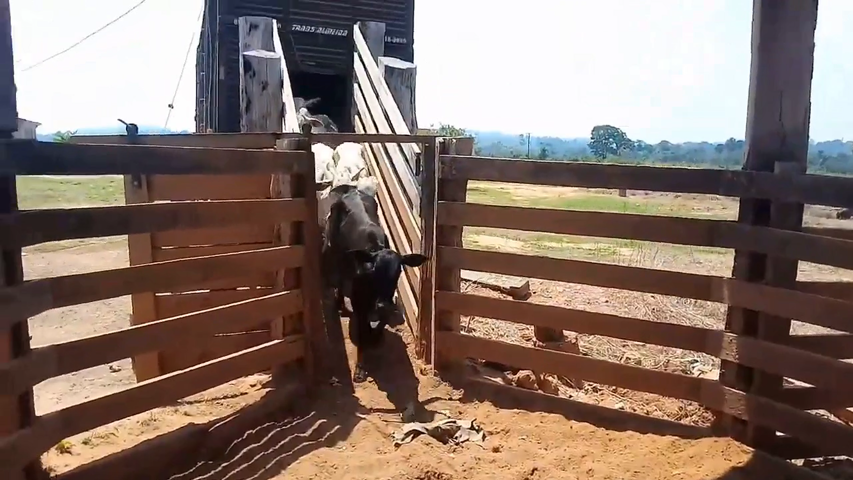
#> input picture images/gadoP/100.png, 853 x 480 px; its folder holds only this picture in this run
$ jupyter execute --allow-errors visaoClassica-7.ipynb
#> lines starting #> are read from the running program, lines starting #| are printed output that depends on the picture
#> further down, img is the input picture: PIL image 853x480 RGB; mean R, G, B 136.6, 117.7, 108.5
[cell 1]
import matplotlib.pyplot as plt

# import numpy as np
# import cv2

from skimage import feature, exposure
# [5 lines of commented-out code are left out]
from skimage.transform import pyramid_gaussian
# [5 lines of commented-out code are left out]

from skimage.io import imread
import sklearn.svm
from sklearn.svm import LinearSVC
import joblib
from sklearn.preprocessing import LabelEncoder
from sklearn.metrics import classification_report
from sklearn.model_selection import train_test_split
from skimage import color
import numpy as np
import argparse
import cv2
import os
import glob
from PIL import Image # This will be used to read/modify images (can be done via OpenCV too)
from numpy import *

from skimage.feature import hog
from skimage.transform import pyramid_gaussian
from skimage import color
import numpy as np
import cv2
import os
import glob

[cell 2]
# define path to images:
pos_im_path = r"./images/gadoP" # This is the path of our positive input dataset
# define the same for negatives
neg_im_path= r"./images/gadoN"

# read the image files:
pos_im_listing = os.listdir(pos_im_path) # it will read all the files in the positive image path (so all the required images)
#> (the rest of this cell did not finish here and is left out)

[cell 3]
def show_hog_images(img, hog_image):
    fig, (ax1, ax2) = plt.subplots(1, 2, figsize=(15, 9), sharex=True, sharey=True)

    ax1.axis('off')
    ax1.imshow(img, cmap=plt.cm.gray)
    ax1.set_title('Input image')

    # Rescale histogram for better display
    hog_image_rescaled = exposure.rescale_intensity(hog_image, in_range=(0, 10))

    ax2.axis('off')
    ax2.imshow(hog_image_rescaled, cmap=plt.cm.gray)
    ax2.set_title('Histogram of Oriented Gradients')
    plt.show()

[cell 4]
def ajust_img(img):
    img = img.resize((128,64))
#     print('normal')
#     print(img)
    shifted = cv2.pyrMeanShiftFiltering(np.array(img), sp=15, sr=25)
    img = Image.fromarray(shifted)
#     img.show()
#     print('mean')
#     print(img)
    gray = img.convert('L') # convert the image into single channel i.e. RGB to grayscale
    return img

[cell 5]
# define parameters of HOG feature extraction
orientations = 9
pixels_per_cell = (8, 8)
cells_per_block = (1, 1)
threshold = .3


data= []
labels = []


def get_fd_hog_test(img):
    img = img.resize((128,64))
#     print('normal')
#     print(img)
    shifted = cv2.pyrMeanShiftFiltering(np.array(img), sp=15, sr=25)
    img = Image.fromarray(shifted)
#     img.show()
#     print('mean')
#     print(img)
    gray = img.convert('L') # convert the image into single channel i.e. RGB to grayscale
    # calculate HOG for positive features
    fd, hog = feature.hog(gray, orientations, pixels_per_cell, cells_per_block,
                        block_norm='L2', visualize=True, feature_vector=True)# fd= feature descriptor
    show_hog_images(img, hog)

def get_fd_hog(img):
    img = img.resize((128,64))
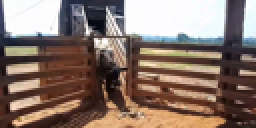
#> img: PIL image 128x64 RGB (shown 2 times larger); mean R, G, B 136.5, 117.7, 108.5
    shifted = cv2.pyrMeanShiftFiltering(np.array(img), sp=15, sr=25)
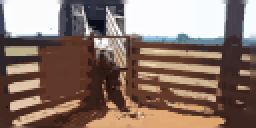
#> shifted: shape (64, 128, 3) (shown 2 times larger); mean R, G, B 138.3, 117.6, 107.5
    img = Image.fromarray(shifted)
    gray = img.convert('L') # convert the image into single channel i.e. RGB to grayscale
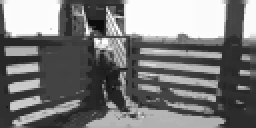
#> gray: PIL image 128x64 L (shown 2 times larger); min 13, max 253, mean 122.6
    # calculate HOG for positive features
    fd = feature.hog(gray, orientations, pixels_per_cell, cells_per_block,
                        block_norm='L2', feature_vector=True)# fd= feature descriptor
#> fd = 1152 values, max 1 at index 108, min 0 at index 2, mean 0.199
    return fd

# compute HOG features and label them:
# for file in [pos_im_listing[0]]:
for file in pos_im_listing: #this loop enables reading the files in the pos_im_listing variable one by one
    img = Image.open(pos_im_path + '/' + file) # open the file
    fd = get_fd_hog(img)
    data.append(fd)
    labels.append(1)
get_fd_hog_test(img)
#> in show_hog_images, `hog_image_rescaled = exposure.rescale_intensity(hog_image, in_range=(0..`:
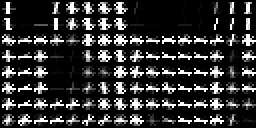
#> hog_image_rescaled: shape (64, 128) float64 (shown 2 times larger); min 0, max 1, mean 0.194
#> in show_hog_images, `hog_image_rescaled = exposure.rescale_intensity(hog_image, in_range=(0..`:
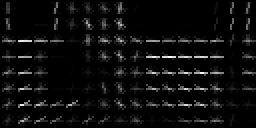
#> hog_image: shape (64, 128) float64 (shown 2 times larger); min 0, max 87.2, mean 4.3; drawn with min black and max white

# Same for the negative images
# for file in [neg_im_listing[0]]:
#> (the rest of this cell did not finish here and is left out)

[cell 6]
# img.shape
img.size
#> Out = (853, 480)

[cell 7]
#%%
# Partitioning the data into training and testing splits, using 80%
# of the data for training and the remaining 20% for testing
print(" Constructing training/testing split...")
#> (the rest of this cell did not finish here and is left out)

[cell 8]
# Testing Trained Model

#Define HOG Parameters
orientations = 9
pixels_per_cell = (8, 8)
cells_per_block = (2, 2)
threshold = .3

# define the sliding window:
def sliding_window(image, stepSize, windowSize):# image is the input, step size is the no.of pixels needed to skip and windowSize is the size of the actual window
    # slide a window across the image
    for y in range(0, image.shape[0], stepSize):# this line and the line below actually defines the sliding part and loops over the x and y coordinates
        for x in range(0, image.shape[1], stepSize):
            # yield the current window
            yield (x, y, image[y: y + windowSize[1], x:x + windowSize[0]])
#%%
# Upload the saved svm model:
model = joblib.load('model_bovinos.npy')
#> (reads model_bovinos.npy from the repository)

# Test the trained classifier on an image below!
scale = 0
detections = []
# read the image you want to detect the object in:
# img= cv2.imread("images/testP/135.png", cv2.IMREAD_GRAYSCALE)
# img = io.imread('images/testP/135.png', as_gray=False)
img = Image.open("images/testP/135.png") # open the file
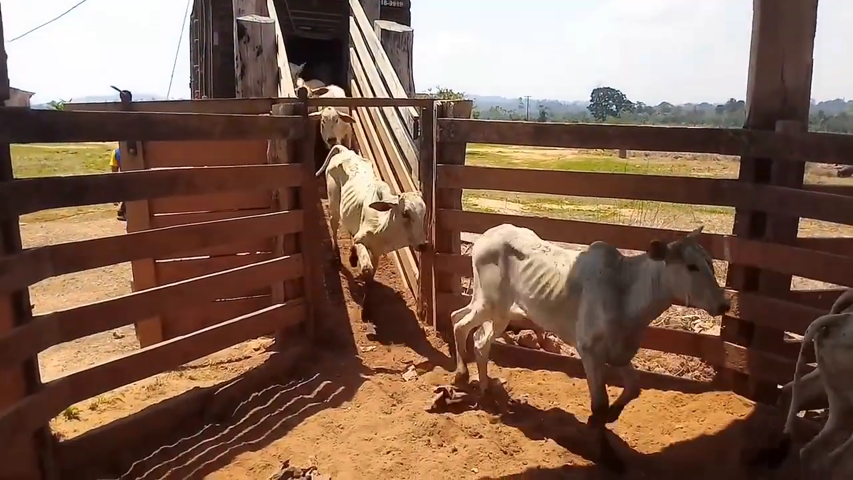
#> input picture images/testP/135.png, 853 x 480 px
#> img is the input picture: PIL image 853x480 RGB; mean R, G, B 128.6, 99.8, 82.9

# print(img.size)

# img = img.resize((64,128))

# show_hog_images(io.imread('images/testP/135.png', 0), img)

img = ajust_img(img)
#> in ajust_img, `img = img.resize((128,64))`:
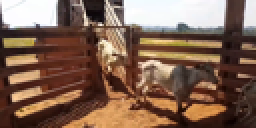
#> img: PIL image 128x64 RGB (shown 2 times larger); mean R, G, B 128.6, 99.8, 82.9
#> in ajust_img, `shifted = cv2.pyrMeanShiftFiltering(np.array(img), sp=15, sr=25)`:
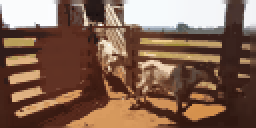
#> shifted: shape (64, 128, 3) (shown 2 times larger); mean R, G, B 130.1, 99.4, 82
#> in ajust_img, `gray = img.convert('L')`:
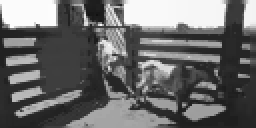
#> gray: PIL image 128x64 L (shown 2 times larger); min 16, max 252, mean 106.6

# Try it with image resized if the image is too big
# img= cv2.resize(img,(300,200)) # can change the size to default by commenting this code out our put in a random number

# defining the size of the sliding window (has to be, same as the size of the image in the training data)
(winW, winH)= (64,128)
windowSize=(winW,winH)
downscale=1.5
# Apply sliding window:
#> (the rest of this cell did not finish here and is left out)
